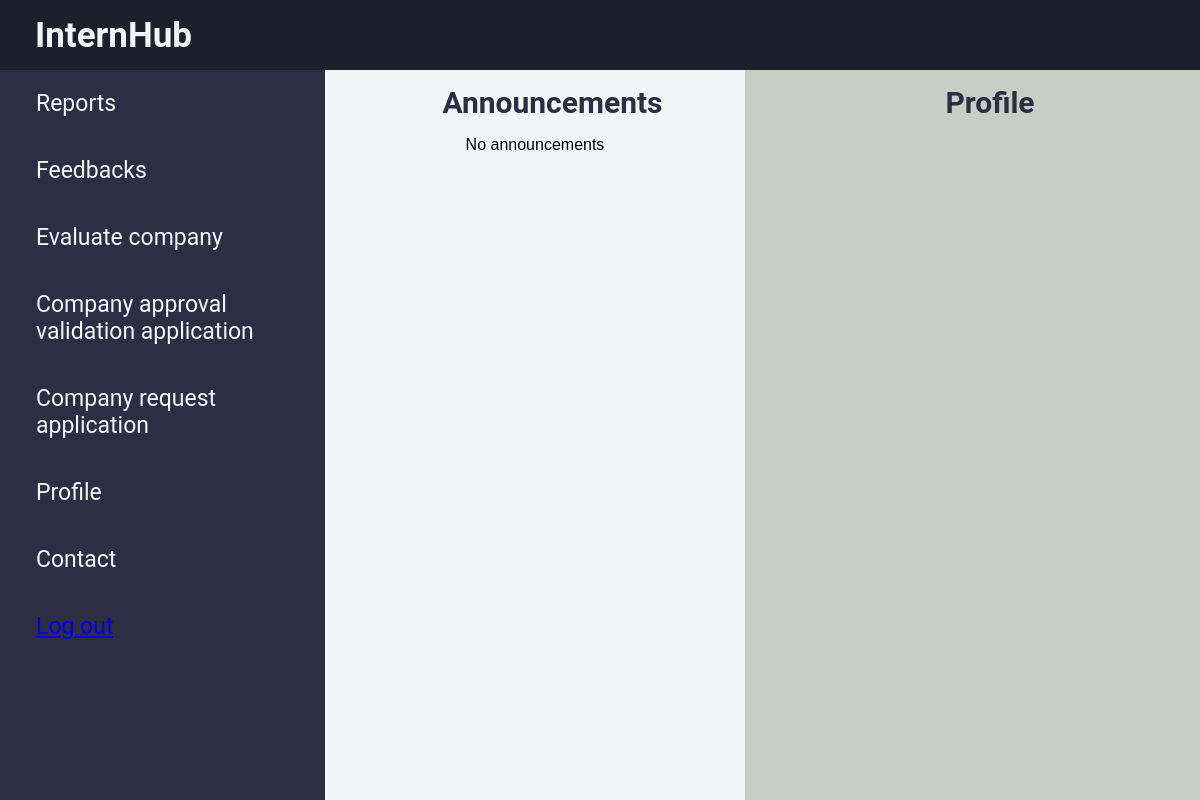
The app's page / (signed in), older data.
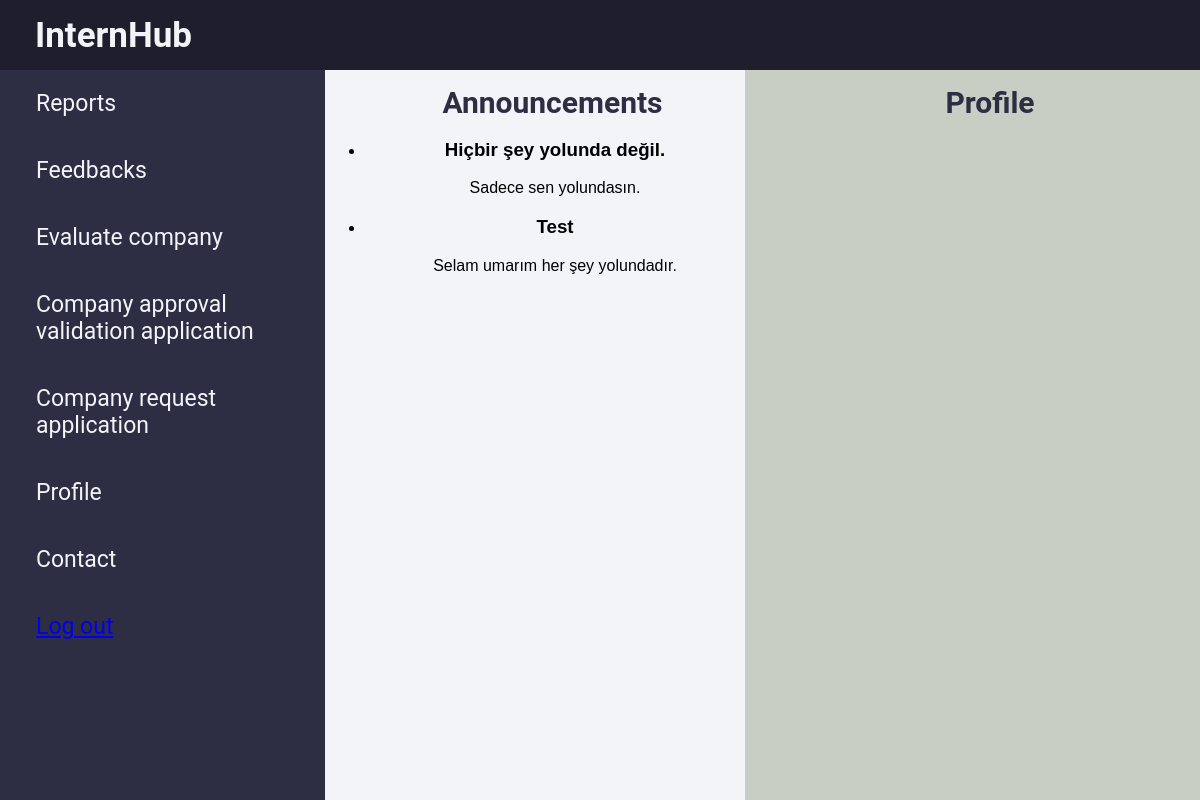
The same page, newer data.
### main/models.py (models this page shows, shortened)
class Announcement(models.Model):
    title = models.CharField(max_length=100)
    content = models.TextField()
    date = models.DateTimeField(auto_now_add=True)

### main/views.py (the view)
# urls.py: path('', views.HomeView.as_view(), name='home'),
class HomeView(LoginRequiredMixin, View):
    login_url = '/login/'
    redirect_field_name = ''
    def get(self, request):
        announcements = Announcement.objects.all().order_by("-date")
        return render(request, 'main/home.html', {'announcements': announcements})

### main/templates/main/home.html (shortened to what this page needs)
{% extends 'base.html' %}
{% load static %}
{% block styling %}
    <link rel="stylesheet" type="text/css" href="{% static "main/home.css" %}">
{% endblock %}
{% block body %}
    <div>
        <div class="page-header">
            <h1>InternHub</h1>
        </div>
        <div class="main-container">
            <div class="side-menu">
                <nav>
                    <ul>
                        <li>
                            <button>Reports</button>
                        </li>
                        <li>
                            <button>Feedbacks</button>
                        </li>
                        <li>
                            <button>Evaluate company</button>
                        </li>
                        <li>
                            <button>Company approval validation application</button>
                        </li>
                        <li>
                            <button>Company request application</button>
                        </li>
                        <li>
                            <button>Profile</button>
                        </li>
                        <li>
                            <button>Contact</button>
                        </li>
                        <li>
                            <button><a href="{% url 'logout' %}">Log out</a></button>
                        </li>
                    </ul>
                </nav>
            </div>
            <div class="news-section">
                <h2>Announcements</h2>
                    {% if announcements|length == 0 %}
                        <p>No announcements</p>
                    {% else %}
                        <ul>
                        {% for announcement in announcements %}
                            <li>
                                <div class="announcement">
                                    <h3>{{ announcement.title }}</h3>
                                    <p>{{ announcement.content }}</p>
                                </div>
                            </li>
                        {% endfor %}
                        </ul>
                    {% endif %}
            </div>
            <div class="profile-section">
                <h2>Profile</h2>
                <nav>
                </nav>
            </div>
        </div>
    </div>
{% endblock %}

### templates/base.html (shortened to what this page needs)
<!DOCTYPE html>
<html lang="en">
<head>
    {% block styling %}
    {% endblock %}
</head>
<body>
{% block body %}
{% endblock %}
</body>
</html>

### main/static/main/home.css (style rules this page uses)
:root { --color-deep-azure: #415A80; --color-snowbelt: #F2F4F8; --color-black-pearl: #1E1E2C; --color-black-blueberry: #2D2D44; --color-foggy-dew: #C8CEC4; --color-carbon: #333333; --color-oily-steel: #9BA8A8; }
:root { --profile-width: 455px; }
* { box-sizing: border-box; }
body { margin: 0; padding: 0; background-color: var(--color-snowbelt); font-family: sans-serif; }
.page-header { background-color: var(--color-black-pearl); overflow: hidden; position: relative; height: 70px; width: 100%; }
.page-header h1 { font-family: "Roboto", sans-serif; font-size: 35px; color: var(--color-snowbelt); text-align: left; margin: 15px 0 5px 35px; position: relative; }
.main-container { display: grid; width: 100%; height: 100%; position: fixed; text-align: center; grid-template-columns: 325px auto var(--profile-width); }
.side-menu { grid-row: 1; grid-column: 1; background-color: var(--color-black-blueberry); padding: 0; position: relative; width: 100%; height: 100%; }
.side-menu nav { background-color: var(--color-black-blueberry); padding: 0 0 20px 0; position: relative; width: 325px; height: 100%; }
.side-menu ul { list-style: none; padding: 0; margin: 0; }
.side-menu button { position: relative; font-family: "Roboto", sans-serif; text-align: left; outline: 0; background-color: var(--color-black-blueberry); width: 100%; border: 0; padding: 20px 50px 20px 36px; color: var(--color-snowbelt); font-size: 23px; -webkit-transition: all 0.3s ease; transition: all 0.3s ease; cursor: pointer; }
.news-section { grid-row: 1; grid-column: 2; background-color: var(--color-snowbelt); padding: 0; position: relative; width: 100%; height: 100%; }
.news-section h2 { font-family: "Roboto", sans-serif; font-size: 30px; color: var(--color-black-blueberry); text-align: center; margin: 15px 0 5px 35px; position: relative; }
.profile-section { grid-row: 1; grid-column: 3; background-color: var(--color-foggy-dew); padding: 0; position: relative; width: 100%; height: 100%; }
.profile-section h2 { font-family: "Roboto", sans-serif; font-size: 30px; color: var(--color-black-blueberry); text-align: center; margin: 15px 0 5px 35px; position: relative; }
.profile-section nav { background-color: var(--color-foggy-dew); position: relative; width: var(--profile-width); height: 100%; }

Row changes from the older to the newer data that the page shows:
added Announcement: title "Hiçbir şey yolunda değil.", content "Sadece sen yolundasın."
added Announcement: title "Test", content "Selam umarım her şey yolundadır."
Text that changed along with them:
text no longer shown: "No announcements"
